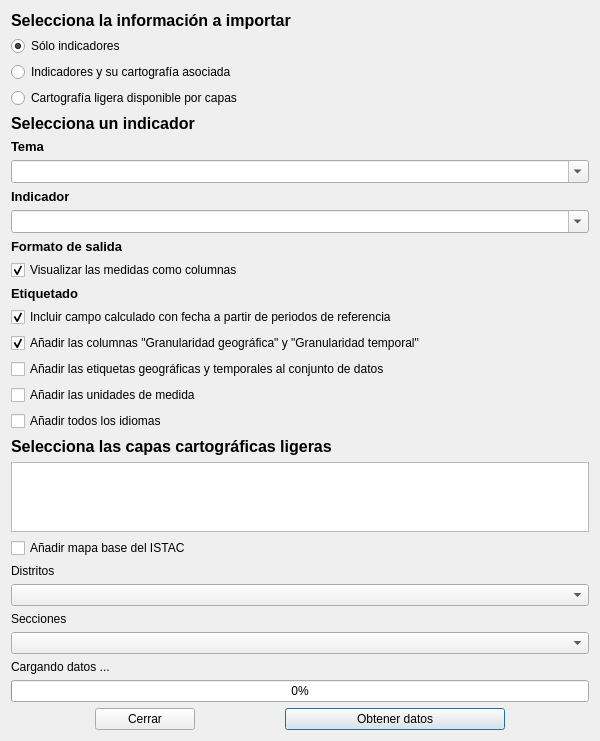
<?xml version="1.0" encoding="UTF-8"?>
<ui version="4.0">
 <class>BaseDialog</class>
 <widget class="QDialog" name="BaseDialog">
  <property name="windowModality">
   <enum>Qt::NonModal</enum>
  </property>
  <property name="geometry">
   <rect>
    <x>0</x>
    <y>0</y>
    <width>600</width>
    <height>721</height>
   </rect>
  </property>
  <property name="sizePolicy">
   <sizepolicy hsizetype="Preferred" vsizetype="Preferred">
    <horstretch>0</horstretch>
    <verstretch>0</verstretch>
   </sizepolicy>
  </property>
  <property name="windowTitle">
   <string>Instituto Canario de Estadística (ISTAC)</string>
  </property>
  <property name="windowIcon">
   <iconset resource="resources.qrc">
    <normaloff>:/imgBase/images/istac_c.png</normaloff>:/imgBase/images/istac_c.png</iconset>
  </property>
  <layout class="QVBoxLayout" name="verticalLayout">
   <property name="sizeConstraint">
    <enum>QLayout::SetDefaultConstraint</enum>
   </property>
   <item>
    <widget class="QLabel" name="labelDataTitle">
     <property name="font">
      <font>
       <pointsize>12</pointsize>
       <weight>75</weight>
       <bold>true</bold>
      </font>
     </property>
     <property name="text">
      <string>Selecciona la información a importar</string>
     </property>
    </widget>
   </item>
   <item>
    <spacer name="verticalSpacer_5">
     <property name="orientation">
      <enum>Qt::Vertical</enum>
     </property>
     <property name="sizeHint" stdset="0">
      <size>
       <width>20</width>
       <height>20</height>
      </size>
     </property>
    </spacer>
   </item>
   <item>
    <widget class="QRadioButton" name="rbData">
     <property name="text">
      <string>Sólo indicadores</string>
     </property>
     <property name="checked">
      <bool>true</bool>
     </property>
    </widget>
   </item>
   <item>
    <widget class="QRadioButton" name="rbDataCarto">
     <property name="contextMenuPolicy">
      <enum>Qt::DefaultContextMenu</enum>
     </property>
     <property name="acceptDrops">
      <bool>false</bool>
     </property>
     <property name="autoFillBackground">
      <bool>false</bool>
     </property>
     <property name="text">
      <string>Indicadores y su cartografía asociada</string>
     </property>
     <property name="checked">
      <bool>false</bool>
     </property>
    </widget>
   </item>
   <item>
    <widget class="QRadioButton" name="rbCarto">
     <property name="text">
      <string>Cartografí­a ligera disponible por capas</string>
     </property>
    </widget>
   </item>
   <item>
    <spacer name="verticalSpacer_2">
     <property name="orientation">
      <enum>Qt::Vertical</enum>
     </property>
     <property name="sizeHint" stdset="0">
      <size>
       <width>20</width>
       <height>40</height>
      </size>
     </property>
    </spacer>
   </item>
   <item>
    <widget class="QLabel" name="label">
     <property name="font">
      <font>
       <pointsize>12</pointsize>
       <weight>75</weight>
       <bold>true</bold>
      </font>
     </property>
     <property name="text">
      <string>Selecciona un indicador</string>
     </property>
    </widget>
   </item>
   <item>
    <widget class="QLabel" name="labelSubject">
     <property name="font">
      <font>
       <pointsize>10</pointsize>
       <weight>75</weight>
       <bold>true</bold>
      </font>
     </property>
     <property name="text">
      <string>Tema</string>
     </property>
    </widget>
   </item>
   <item>
    <widget class="QComboBox" name="cbSubjects">
     <property name="font">
      <font>
       <pointsize>10</pointsize>
      </font>
     </property>
     <property name="editable">
      <bool>true</bool>
     </property>
    </widget>
   </item>
   <item>
    <widget class="QLabel" name="labelIndicator">
     <property name="font">
      <font>
       <pointsize>10</pointsize>
       <weight>75</weight>
       <bold>true</bold>
      </font>
     </property>
     <property name="text">
      <string>Indicador</string>
     </property>
    </widget>
   </item>
   <item>
    <widget class="QComboBox" name="cbIndicators">
     <property name="font">
      <font>
       <pointsize>10</pointsize>
      </font>
     </property>
     <property name="contextMenuPolicy">
      <enum>Qt::ActionsContextMenu</enum>
     </property>
     <property name="acceptDrops">
      <bool>true</bool>
     </property>
     <property name="autoFillBackground">
      <bool>true</bool>
     </property>
     <property name="editable">
      <bool>true</bool>
     </property>
    </widget>
   </item>
   <item>
    <spacer name="verticalSpacer_3">
     <property name="orientation">
      <enum>Qt::Vertical</enum>
     </property>
     <property name="sizeHint" stdset="0">
      <size>
       <width>20</width>
       <height>20</height>
      </size>
     </property>
    </spacer>
   </item>
   <item>
    <widget class="QLabel" name="labelDataModelSubtitle">
     <property name="font">
      <font>
       <pointsize>10</pointsize>
       <weight>75</weight>
       <bold>true</bold>
      </font>
     </property>
     <property name="text">
      <string>Formato de salida</string>
     </property>
    </widget>
   </item>
   <item>
    <widget class="QCheckBox" name="checkBoxMeasures">
     <property name="text">
      <string>Visualizar las medidas como columnas</string>
     </property>
     <property name="checked">
      <bool>true</bool>
     </property>
    </widget>
   </item>
   <item>
    <spacer name="verticalSpacer_6">
     <property name="orientation">
      <enum>Qt::Vertical</enum>
     </property>
     <property name="sizeHint" stdset="0">
      <size>
       <width>20</width>
       <height>20</height>
      </size>
     </property>
    </spacer>
   </item>
   <item>
    <widget class="QLabel" name="labelLabelingSubtitle">
     <property name="font">
      <font>
       <pointsize>10</pointsize>
       <weight>75</weight>
       <bold>true</bold>
      </font>
     </property>
     <property name="text">
      <string>Etiquetado</string>
     </property>
    </widget>
   </item>
   <item>
    <widget class="QCheckBox" name="checkBoxDate">
     <property name="text">
      <string>Incluir campo calculado con fecha a partir de periodos de referencia</string>
     </property>
     <property name="checked">
      <bool>true</bool>
     </property>
    </widget>
   </item>
   <item>
    <widget class="QCheckBox" name="checkBoxGranularities">
     <property name="text">
      <string>Añadir las columnas &quot;Granularidad geográfica&quot; y &quot;Granularidad temporal&quot;</string>
     </property>
     <property name="checked">
      <bool>true</bool>
     </property>
    </widget>
   </item>
   <item>
    <widget class="QCheckBox" name="checkBoxLabels">
     <property name="text">
      <string>Añadir las etiquetas geográficas y temporales al conjunto de datos</string>
     </property>
     <property name="checked">
      <bool>false</bool>
     </property>
    </widget>
   </item>
   <item>
    <widget class="QCheckBox" name="checkBoxMeasuresUnit">
     <property name="text">
      <string>Añadir las unidades de medida</string>
     </property>
    </widget>
   </item>
   <item>
    <widget class="QCheckBox" name="checkBoxLangs">
     <property name="text">
      <string>Añadir todos los idiomas</string>
     </property>
    </widget>
   </item>
   <item>
    <spacer name="verticalSpacer_4">
     <property name="orientation">
      <enum>Qt::Vertical</enum>
     </property>
     <property name="sizeHint" stdset="0">
      <size>
       <width>20</width>
       <height>40</height>
      </size>
     </property>
    </spacer>
   </item>
   <item>
    <widget class="QLabel" name="labelCartoTitle">
     <property name="font">
      <font>
       <pointsize>12</pointsize>
       <weight>75</weight>
       <bold>true</bold>
      </font>
     </property>
     <property name="text">
      <string>Selecciona las capas cartográficas ligeras</string>
     </property>
    </widget>
   </item>
   <item>
    <widget class="QListWidget" name="listGeographical">
     <property name="selectionMode">
      <enum>QAbstractItemView::ExtendedSelection</enum>
     </property>
    </widget>
   </item>
   <item>
    <widget class="QCheckBox" name="checkBoxBaseMap">
     <property name="text">
      <string>Añadir mapa base del ISTAC</string>
     </property>
    </widget>
   </item>
   <item>
    <widget class="QLabel" name="labelDistricts">
     <property name="text">
      <string>Distritos</string>
     </property>
    </widget>
   </item>
   <item>
    <widget class="QComboBox" name="cbDistricts"/>
   </item>
   <item>
    <widget class="QLabel" name="labelSections">
     <property name="text">
      <string>Secciones</string>
     </property>
    </widget>
   </item>
   <item>
    <widget class="QComboBox" name="cbSections"/>
   </item>
   <item>
    <widget class="QLabel" name="labelLoading">
     <property name="text">
      <string>Cargando datos ...</string>
     </property>
    </widget>
   </item>
   <item>
    <widget class="QProgressBar" name="pBar">
     <property name="value">
      <number>0</number>
     </property>
     <property name="textVisible">
      <bool>true</bool>
     </property>
     <property name="invertedAppearance">
      <bool>false</bool>
     </property>
    </widget>
   </item>
   <item>
    <spacer name="verticalSpacer">
     <property name="orientation">
      <enum>Qt::Vertical</enum>
     </property>
     <property name="sizeHint" stdset="0">
      <size>
       <width>20</width>
       <height>40</height>
      </size>
     </property>
    </spacer>
   </item>
   <item>
    <layout class="QGridLayout" name="gridLayout">
     <item row="1" column="1">
      <widget class="QPushButton" name="btnGetDataPolygons">
       <property name="sizePolicy">
        <sizepolicy hsizetype="Maximum" vsizetype="Maximum">
         <horstretch>0</horstretch>
         <verstretch>0</verstretch>
        </sizepolicy>
       </property>
       <property name="maximumSize">
        <size>
         <width>220</width>
         <height>30</height>
        </size>
       </property>
       <property name="text">
        <string>Obtener datos</string>
       </property>
       <property name="icon">
        <iconset>
         <normaloff>:/imgBase/../images/info.png</normaloff>:/imgBase/../images/info.png</iconset>
       </property>
      </widget>
     </item>
     <item row="1" column="0">
      <widget class="QPushButton" name="pushButton">
       <property name="enabled">
        <bool>true</bool>
       </property>
       <property name="sizePolicy">
        <sizepolicy hsizetype="Maximum" vsizetype="Maximum">
         <horstretch>0</horstretch>
         <verstretch>0</verstretch>
        </sizepolicy>
       </property>
       <property name="maximumSize">
        <size>
         <width>100</width>
         <height>30</height>
        </size>
       </property>
       <property name="text">
        <string>Cerrar</string>
       </property>
       <property name="autoDefault">
        <bool>true</bool>
       </property>
      </widget>
     </item>
    </layout>
   </item>
  </layout>
 </widget>
 <resources>
  <include location="resources.qrc"/>
 </resources>
 <connections>
  <connection>
   <sender>pushButton</sender>
   <signal>clicked()</signal>
   <receiver>BaseDialog</receiver>
   <slot>reject()</slot>
   <hints>
    <hint type="sourcelabel">
     <x>193</x>
     <y>710</y>
    </hint>
    <hint type="destinationlabel">
     <x>177</x>
     <y>526</y>
    </hint>
   </hints>
  </connection>
  <connection>
   <sender>cbIndicators</sender>
   <signal>currentIndexChanged(QString)</signal>
   <receiver>BaseDialog</receiver>
   <slot>getCbIndicators(QString)</slot>
   <hints>
    <hint type="sourcelabel">
     <x>402</x>
     <y>233</y>
    </hint>
    <hint type="destinationlabel">
     <x>462</x>
     <y>168</y>
    </hint>
   </hints>
  </connection>
  <connection>
   <sender>btnGetDataPolygons</sender>
   <signal>clicked(bool)</signal>
   <receiver>BaseDialog</receiver>
   <slot>getBtnAction(bool)</slot>
   <hints>
    <hint type="sourcelabel">
     <x>483</x>
     <y>687</y>
    </hint>
    <hint type="destinationlabel">
     <x>421</x>
     <y>525</y>
    </hint>
   </hints>
  </connection>
  <connection>
   <sender>rbDataCarto</sender>
   <signal>clicked(bool)</signal>
   <receiver>BaseDialog</receiver>
   <slot>getRadioOptions(bool)</slot>
   <hints>
    <hint type="sourcelabel">
     <x>302</x>
     <y>79</y>
    </hint>
    <hint type="destinationlabel">
     <x>503</x>
     <y>77</y>
    </hint>
   </hints>
  </connection>
  <connection>
   <sender>rbCarto</sender>
   <signal>clicked(bool)</signal>
   <receiver>BaseDialog</receiver>
   <slot>getRadioOptions(bool)</slot>
   <hints>
    <hint type="sourcelabel">
     <x>228</x>
     <y>102</y>
    </hint>
    <hint type="destinationlabel">
     <x>426</x>
     <y>99</y>
    </hint>
   </hints>
  </connection>
  <connection>
   <sender>listGeographical</sender>
   <signal>itemSelectionChanged()</signal>
   <receiver>BaseDialog</receiver>
   <slot>getSelectionGeographic()</slot>
   <hints>
    <hint type="sourcelabel">
     <x>501</x>
     <y>514</y>
    </hint>
    <hint type="destinationlabel">
     <x>533</x>
     <y>351</y>
    </hint>
   </hints>
  </connection>
  <connection>
   <sender>checkBoxMeasures</sender>
   <signal>clicked(bool)</signal>
   <receiver>BaseDialog</receiver>
   <slot>setCbMeasures(bool)</slot>
   <hints>
    <hint type="sourcelabel">
     <x>217</x>
     <y>284</y>
    </hint>
    <hint type="destinationlabel">
     <x>297</x>
     <y>207</y>
    </hint>
   </hints>
  </connection>
  <connection>
   <sender>checkBoxDate</sender>
   <signal>clicked(bool)</signal>
   <receiver>BaseDialog</receiver>
   <slot>setCbDates(bool)</slot>
   <hints>
    <hint type="sourcelabel">
     <x>359</x>
     <y>335</y>
    </hint>
    <hint type="destinationlabel">
     <x>541</x>
     <y>252</y>
    </hint>
   </hints>
  </connection>
  <connection>
   <sender>checkBoxGranularities</sender>
   <signal>clicked(bool)</signal>
   <receiver>BaseDialog</receiver>
   <slot>setCbGeoTempColumns(bool)</slot>
   <hints>
    <hint type="sourcelabel">
     <x>378</x>
     <y>358</y>
    </hint>
    <hint type="destinationlabel">
     <x>532</x>
     <y>277</y>
    </hint>
   </hints>
  </connection>
  <connection>
   <sender>checkBoxLabels</sender>
   <signal>clicked(bool)</signal>
   <receiver>BaseDialog</receiver>
   <slot>setCbGeoTempLabels(bool)</slot>
   <hints>
    <hint type="sourcelabel">
     <x>415</x>
     <y>381</y>
    </hint>
    <hint type="destinationlabel">
     <x>492</x>
     <y>299</y>
    </hint>
   </hints>
  </connection>
  <connection>
   <sender>checkBoxMeasuresUnit</sender>
   <signal>clicked(bool)</signal>
   <receiver>BaseDialog</receiver>
   <slot>setCbMeasuresUnits(bool)</slot>
   <hints>
    <hint type="sourcelabel">
     <x>369</x>
     <y>404</y>
    </hint>
    <hint type="destinationlabel">
     <x>464</x>
     <y>322</y>
    </hint>
   </hints>
  </connection>
  <connection>
   <sender>checkBoxLangs</sender>
   <signal>clicked(bool)</signal>
   <receiver>BaseDialog</receiver>
   <slot>setCbLangs(bool)</slot>
   <hints>
    <hint type="sourcelabel">
     <x>227</x>
     <y>427</y>
    </hint>
    <hint type="destinationlabel">
     <x>436</x>
     <y>346</y>
    </hint>
   </hints>
  </connection>
  <connection>
   <sender>cbSubjects</sender>
   <signal>currentIndexChanged(QString)</signal>
   <receiver>BaseDialog</receiver>
   <slot>getCbSubjects(QString)</slot>
   <hints>
    <hint type="sourcelabel">
     <x>133</x>
     <y>183</y>
    </hint>
    <hint type="destinationlabel">
     <x>303</x>
     <y>115</y>
    </hint>
   </hints>
  </connection>
  <connection>
   <sender>cbDistricts</sender>
   <signal>currentIndexChanged(QString)</signal>
   <receiver>BaseDialog</receiver>
   <slot>getCbDistricts(QString)</slot>
   <hints>
    <hint type="sourcelabel">
     <x>103</x>
     <y>582</y>
    </hint>
    <hint type="destinationlabel">
     <x>100</x>
     <y>536</y>
    </hint>
   </hints>
  </connection>
  <connection>
   <sender>cbSections</sender>
   <signal>currentIndexChanged(QString)</signal>
   <receiver>BaseDialog</receiver>
   <slot>getCbSections(QString)</slot>
   <hints>
    <hint type="sourcelabel">
     <x>345</x>
     <y>627</y>
    </hint>
    <hint type="destinationlabel">
     <x>335</x>
     <y>554</y>
    </hint>
   </hints>
  </connection>
  <connection>
   <sender>rbData</sender>
   <signal>clicked(bool)</signal>
   <receiver>BaseDialog</receiver>
   <slot>getRadioOptions(bool)</slot>
   <hints>
    <hint type="sourcelabel">
     <x>85</x>
     <y>48</y>
    </hint>
    <hint type="destinationlabel">
     <x>390</x>
     <y>33</y>
    </hint>
   </hints>
  </connection>
  <connection>
   <sender>checkBoxBaseMap</sender>
   <signal>clicked(bool)</signal>
   <receiver>BaseDialog</receiver>
   <slot>setCbBaseMap(bool)</slot>
   <hints>
    <hint type="sourcelabel">
     <x>123</x>
     <y>528</y>
    </hint>
    <hint type="destinationlabel">
     <x>159</x>
     <y>587</y>
    </hint>
   </hints>
  </connection>
 </connections>
 <slots>
  <slot>getCbIndicators(QString)</slot>
  <slot>getRadioOptions(QString)</slot>
  <slot>drawPolygons(bool)</slot>
  <slot>getBtnAction(bool)</slot>
  <slot>getRadioOptions(bool)</slot>
  <slot>getSelectionGeographic()</slot>
  <slot>setCbMeasures(bool)</slot>
  <slot>setCbDates(bool)</slot>
  <slot>setCbGeoTempColumns(bool)</slot>
  <slot>setCbGeoTempLabels(bool)</slot>
  <slot>setCbMeasuresUnits(bool)</slot>
  <slot>setCbLangs(bool)</slot>
  <slot>getCbSubjects(QString)</slot>
  <slot>getCbDistricts(QString)</slot>
  <slot>getCbSections(QString)</slot>
  <slot>setCbBaseMap(bool)</slot>
 </slots>
</ui>
